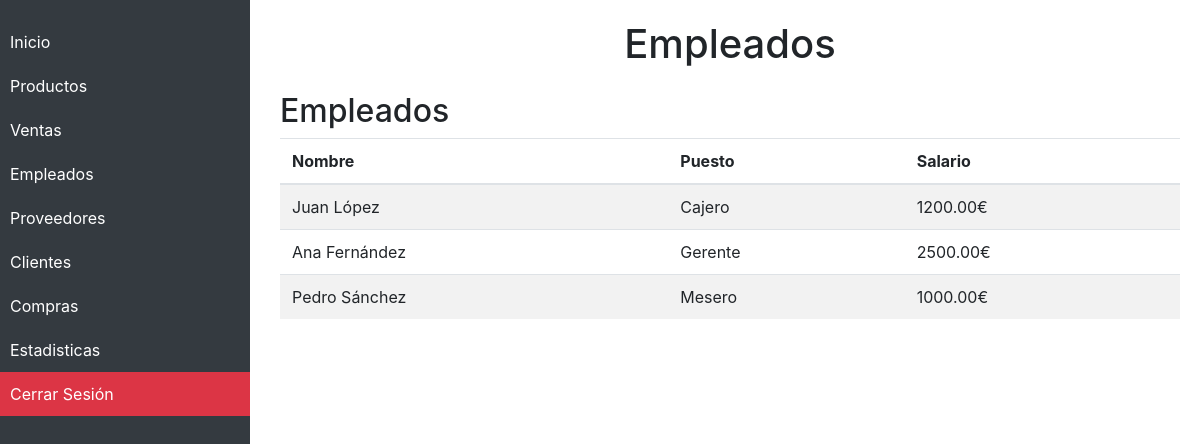
Page /empleados.php (signed in) on the committed database.
### tables this page shows
CREATE TABLE `empleados` (
  `id_empleado` int(11) NOT NULL,
  `nombre` varchar(100) NOT NULL,
  `puesto` varchar(50) DEFAULT NULL,
  `salario` decimal(10,2) DEFAULT NULL,
  `fecha_contratacion` date DEFAULT NULL
);

### empleados.php (the view, shortened to what this page needs)
<?php
include 'db.php';
include 'sidebar.php';
$empleadosQuery = $pdo->query("SELECT * FROM empleados");
?>
<body>
  <div class="content">
    <h1 class="text-center mb-4">Empleados</h1>
    <section id="empleados">
      <h2>Empleados</h2>
      <table class="table table-striped">
        <thead>
          <tr>
            <th>Nombre</th>
            <th>Puesto</th>
            <th>Salario</th>
          </tr>
        </thead>
        <tbody>
          <?php while ($empleado = $empleadosQuery->fetch(PDO::FETCH_ASSOC)): ?>
            <tr>
              <td><?php echo htmlspecialchars($empleado['nombre']); ?></td>
              <td><?php echo htmlspecialchars($empleado['puesto']); ?></td>
              <td><?php echo htmlspecialchars($empleado['salario']); ?>€</td>
            </tr>
          <?php endwhile; ?>
        </tbody>
      </table>
    </section>
  </div>
</body>
</html>

### sidebar.php (style rules this page uses)
.content { margin-left: 260px; padding: 20px; }

### rows in the picture
empleados: nombre "Juan López", puesto "Cajero", salario "1200.00"
empleados: nombre "Ana Fernández", puesto "Gerente", salario "2500.00"
empleados: nombre "Pedro Sánchez", puesto "Mesero", salario "1000.00"
